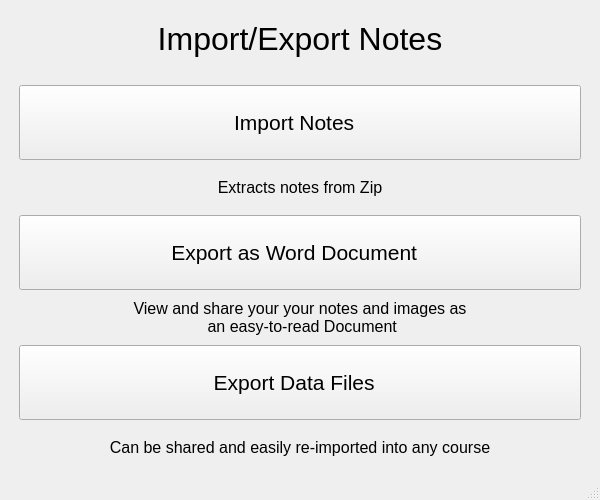
<?xml version="1.0" encoding="UTF-8"?>
<ui version="4.0">
 <class>MainWindow</class>
 <widget class="QMainWindow" name="MainWindow">
  <property name="geometry">
   <rect>
    <x>0</x>
    <y>0</y>
    <width>600</width>
    <height>500</height>
   </rect>
  </property>
  <property name="windowTitle">
   <string>Note and Flashcard Maker</string>
  </property>
  <widget class="QWidget" name="centralwidget">
   <layout class="QHBoxLayout" name="horizontalLayout">
    <item>
     <spacer name="horizontalSpacer">
      <property name="orientation">
       <enum>Qt::Horizontal</enum>
      </property>
      <property name="sizeType">
       <enum>QSizePolicy::Fixed</enum>
      </property>
      <property name="sizeHint" stdset="0">
       <size>
        <width>10</width>
        <height>20</height>
       </size>
      </property>
     </spacer>
    </item>
    <item>
     <layout class="QVBoxLayout" name="verticalLayout">
      <item>
       <widget class="QLabel" name="titleLabel">
        <property name="sizePolicy">
         <sizepolicy hsizetype="Preferred" vsizetype="Fixed">
          <horstretch>0</horstretch>
          <verstretch>0</verstretch>
         </sizepolicy>
        </property>
        <property name="minimumSize">
         <size>
          <width>0</width>
          <height>60</height>
         </size>
        </property>
        <property name="font">
         <font>
          <pointsize>24</pointsize>
          <weight>50</weight>
          <bold>false</bold>
          <underline>false</underline>
         </font>
        </property>
        <property name="text">
         <string>Import/Export Notes</string>
        </property>
        <property name="alignment">
         <set>Qt::AlignCenter</set>
        </property>
       </widget>
      </item>
      <item>
       <spacer name="verticalSpacer">
        <property name="orientation">
         <enum>Qt::Vertical</enum>
        </property>
        <property name="sizeType">
         <enum>QSizePolicy::Fixed</enum>
        </property>
        <property name="sizeHint" stdset="0">
         <size>
          <width>20</width>
          <height>10</height>
         </size>
        </property>
       </spacer>
      </item>
      <item>
       <widget class="QPushButton" name="importBtn">
        <property name="minimumSize">
         <size>
          <width>0</width>
          <height>75</height>
         </size>
        </property>
        <property name="font">
         <font>
          <pointsize>16</pointsize>
         </font>
        </property>
        <property name="layoutDirection">
         <enum>Qt::RightToLeft</enum>
        </property>
        <property name="text">
         <string>Import Notes  </string>
        </property>
       </widget>
      </item>
      <item>
       <widget class="QLabel" name="label_2">
        <property name="font">
         <font>
          <pointsize>12</pointsize>
         </font>
        </property>
        <property name="text">
         <string>Extracts notes from Zip</string>
        </property>
        <property name="alignment">
         <set>Qt::AlignCenter</set>
        </property>
       </widget>
      </item>
      <item>
       <widget class="QPushButton" name="wordBtn">
        <property name="minimumSize">
         <size>
          <width>0</width>
          <height>75</height>
         </size>
        </property>
        <property name="font">
         <font>
          <pointsize>16</pointsize>
         </font>
        </property>
        <property name="layoutDirection">
         <enum>Qt::RightToLeft</enum>
        </property>
        <property name="text">
         <string>Export as Word Document  </string>
        </property>
       </widget>
      </item>
      <item>
       <widget class="QLabel" name="label_4">
        <property name="font">
         <font>
          <pointsize>12</pointsize>
         </font>
        </property>
        <property name="text">
         <string>View and share your your notes and images as
 an easy-to-read Document</string>
        </property>
        <property name="alignment">
         <set>Qt::AlignCenter</set>
        </property>
       </widget>
      </item>
      <item>
       <widget class="QPushButton" name="dataBtn">
        <property name="minimumSize">
         <size>
          <width>0</width>
          <height>75</height>
         </size>
        </property>
        <property name="font">
         <font>
          <pointsize>16</pointsize>
         </font>
        </property>
        <property name="layoutDirection">
         <enum>Qt::RightToLeft</enum>
        </property>
        <property name="text">
         <string>Export Data Files  </string>
        </property>
       </widget>
      </item>
      <item>
       <widget class="QLabel" name="label_5">
        <property name="font">
         <font>
          <pointsize>12</pointsize>
         </font>
        </property>
        <property name="text">
         <string>Can be shared and easily re-imported into any course</string>
        </property>
        <property name="alignment">
         <set>Qt::AlignCenter</set>
        </property>
       </widget>
      </item>
     </layout>
    </item>
    <item>
     <spacer name="horizontalSpacer_2">
      <property name="orientation">
       <enum>Qt::Horizontal</enum>
      </property>
      <property name="sizeType">
       <enum>QSizePolicy::Fixed</enum>
      </property>
      <property name="sizeHint" stdset="0">
       <size>
        <width>10</width>
        <height>20</height>
       </size>
      </property>
     </spacer>
    </item>
   </layout>
  </widget>
  <widget class="QStatusBar" name="statusbar"/>
 </widget>
 <resources/>
 <connections/>
</ui>
